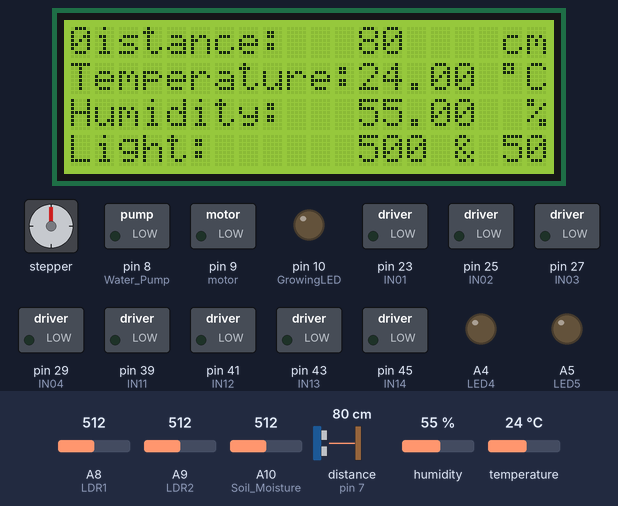
Bench run of a sketch on a simulated Arduino Mega 2560, built with avr-gcc and run on an emulated ATmega2560. On the bench: stepper motor, 20×4 character LCD, switched loads named in the sketch (green lamp = pin HIGH), output pins drawn as LEDs (lit = HIGH). Wiring (inferred from the names in the program): ultrasonic range finder: trigger pin 6; echo pin 7; stepper motor (200 steps per turn assumed): coils A0, A1, A2, A3. Inputs (shaded band) come from the test bench; at power-on: A8 (LDR1) = 512, humidity 55 %, A10 (Soil_Moisture) = 512, distance to the obstacle (sensor on pin 7) 80 cm, A9 (LDR2) = 512, temperature 24 °C. The echo pulse lasts 58.3 µs per cm; pins used as bus, display or sensor lines are not drawn; what the sketch prints to the serial monitor is not drawn.

Above: at 4.4 s.
4.5 s: A8 (LDR1) set to 112
At 16.8 s:
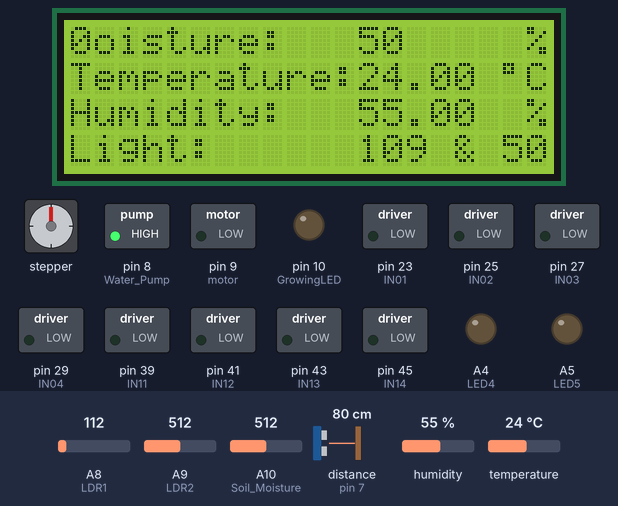
17.6 s: A8 (LDR1) set to 94
At 28.2 s:
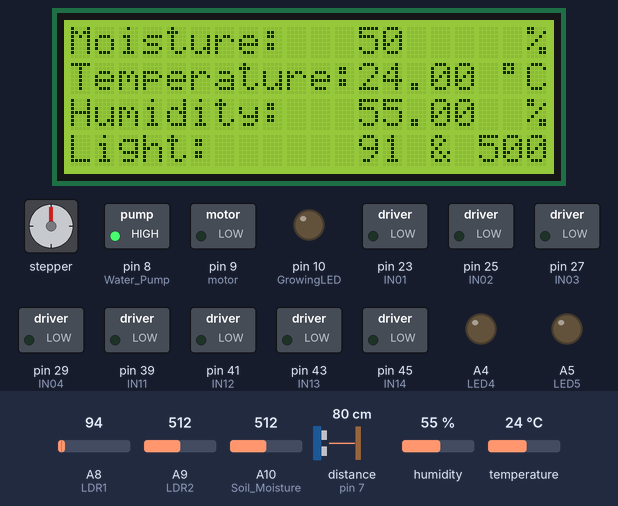
29.4 s: humidity set to 89 %
At 39.5 s:
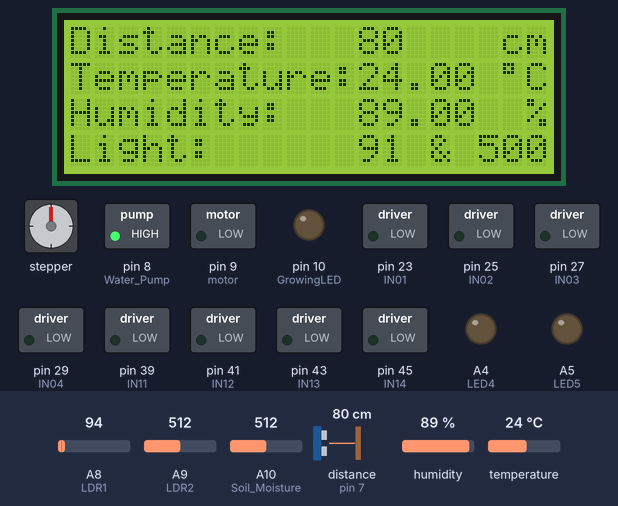
41.1 s: humidity set to 92 %
At 52.8 s:
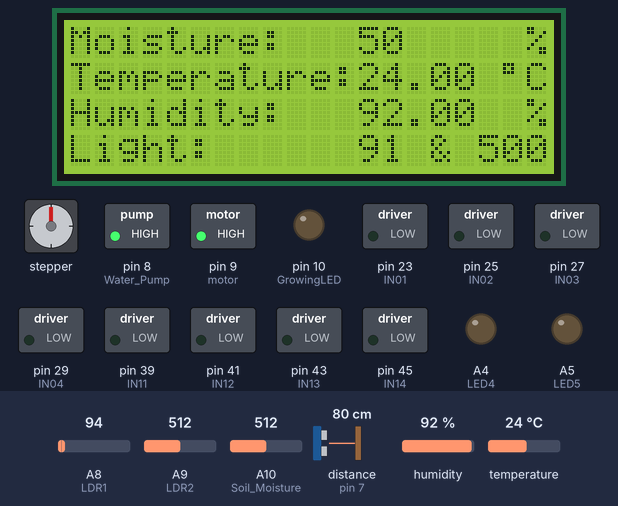
53.3 s: A10 (Soil_Moisture) set to 486
At 64.3 s:
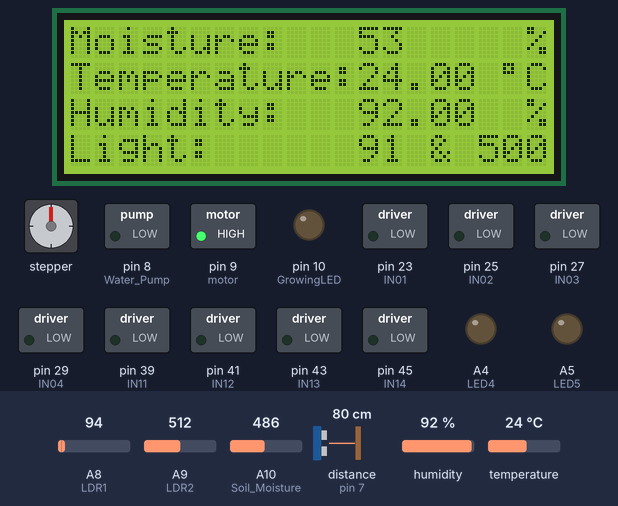
65.1 s: distance to the obstacle (sensor on pin 7) set to 2 cm
At 74.7 s:
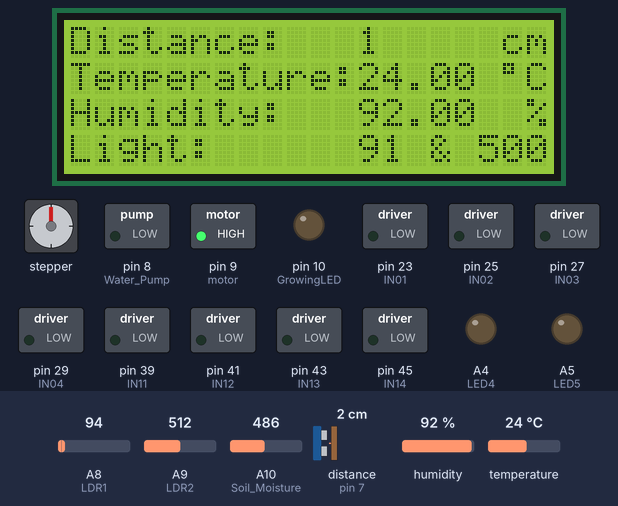
Timing chart, 0 to 76.2 s (numbered marks = the images above; inputs shaded):
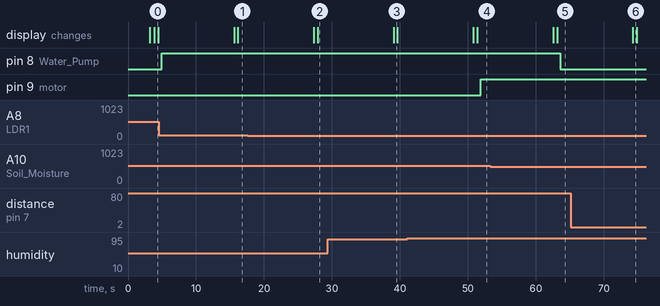

Measured:
- the behaviour switches between 103 and 102 on A8 (LDR1) (found by bisection; images 1 and 2)
- the behaviour switches between 90 and 91 % on humidity (found by bisection; images 3 and 4)
- the behaviour switches between 501 and 500 on A10 (Soil_Moisture) (found by bisection; images 4 and 5)
- after the input at 4.5 s, the display: first changes after 11.1 s (image 1 shows a later state)
- after the input at 17.6 s, the display: first changes after 9.7 s (image 2 shows a later state)
- after the input at 29.4 s, the display: changes after 9.7 s (image 3)
- after the input at 41.1 s, pin 9 (motor): LOW → HIGH after 10.8 s; the display: first changes after 9.7 s (image 4 shows a later state)
- after the input at 53.3 s, pin 8 (Water_Pump): HIGH → LOW after 10.3 s; the display: first differs from a run without the input after 9.8 s (image 5)
- after the input at 65.1 s, the display: changes after 9.2 s (image 6)

The sketch:

GreenhouseCodesNew.ino
```cpp
#include <DHT.h>
#include <SoftwareSerial.h>
#include <LiquidCrystal_I2C.h>
#include <Wire.h>

//SET VALUES
int Set_Temperature;
int Set_Humidity;
int Set_Moisture;
int Set_Light;

#define delimiter '>'
#define eof '*'

int cm;
int Moisture;
//INPUT PINS
//#define Soil_Moisture 7
#define DHT_pin 4
#define TRIGGER 6
#define ECHO 7
#define LDR1 A8
#define LDR2 A9
#define Soil_Moisture A10


#define POT_Temperature A9
#define POT_Humidity A10
#define POT_Moisture A11
#define POT_Light A12


//OUTPUT PINS ANALOG
#define LED0 A0 //SYSTEM RUNNING
#define LED1 A1 //HUMIDITY
#define LED2 A2 //TEMPERATURE
#define LED3 A3 //SOIL MOISTURE
#define LED4 A4 //LIGHT INTENSITY
#define LED5 A5 //WATER LEVEL


//OUTPUT PINS DIGITAL
#define Water_Pump 8
#define motor 9
#define GrowingLED 10
//#define Low_Water 29

//STEPPER MOTORS
#define IN01 23
#define IN02 25
#define IN03 27
#define IN04 29

#define IN11 39
#define IN12 41
#define IN13 43
#define IN14 45


//SET DHT SENSOR
#define DHTTYPE DHT11
DHT dht(DHT_pin, DHTTYPE);

//SET INTERNAL VARIABLE
int internal;
int state;
int distance;
float temperatureActual;
float humidityActual;
int light_Intensity_Actual_1;
int light_Intensity_Actual_2;
int moisture_Actual;
int moistPct;

LiquidCrystal_I2C lcd(0x27,20,4);
void setup(){
  lcd.init();
  lcd.backlight();
  lcd.begin(20, 4);
  lcd.setCursor(0,0);
  lcd.print("REMOTELY CONTROLLED");
  lcd.setCursor(4,1);
  lcd.print("GREENHOUSE");
  lcd.setCursor(0,2);
  lcd.print("1. VICTOR EPHRAIM");
  lcd.setCursor(0,3);
  lcd.print("2. DERICK KABYEMELA");
  delay(3000);

  Serial.begin(115200);

  dht.begin();

  pinMode(LDR1,INPUT);
  pinMode(LDR2,INPUT);

  pinMode(Soil_Moisture,INPUT);

  pinMode(LED0,OUTPUT);
  pinMode(LED1,OUTPUT);
  pinMode(LED2,OUTPUT);
  pinMode(LED3,OUTPUT);
  pinMode(LED4,OUTPUT);
  pinMode(LED5,OUTPUT);

  pinMode(Water_Pump,OUTPUT);
  pinMode(GrowingLED,OUTPUT);
  pinMode(motor,OUTPUT);

  pinMode(IN01,OUTPUT);
  pinMode(IN02,OUTPUT);
  pinMode(IN03,OUTPUT);
  pinMode(IN04,OUTPUT);

  pinMode(IN11,OUTPUT);
  pinMode(IN12,OUTPUT);
  pinMode(IN13,OUTPUT);
  pinMode(IN14,OUTPUT);

  pinMode(TRIGGER,OUTPUT);
  pinMode(ECHO,INPUT);

  analogWrite(LED0,255);//SYSTEM LED ON
  lcd.clear();
}

void loop() {
  String sendData;

  distance= readDistance();
  temperatureActual = dht.readTemperature();
  humidityActual = dht.readHumidity();
  light_Intensity_Actual_1 = map(analogRead(LDR1),0, 1023, 0 ,1000);
  light_Intensity_Actual_2 = map(analogRead(LDR2),0, 1023, 0 ,1000);
  moisture_Actual = analogRead(Soil_Moisture);
  moistPct = map(moisture_Actual,0,1023,100,0);

  lcd.begin(20, 4);
  lcd.setCursor(0,0);
  lcd.print("Distance: ");
  lcd.setCursor(12,0);
  lcd.print(distance);
  lcd.setCursor(18,0);
  lcd.print("cm");
  lcd.setCursor(0,1);
  lcd.print("Temperature: ");
  lcd.setCursor(12,1);
  lcd.print(temperatureActual);
  lcd.setCursor(18,1);
  lcd.print((char)223);
  lcd.print("C");
  lcd.setCursor(0,2);
  lcd.print("Humidity: ");
  lcd.setCursor(12,2);
  lcd.print(humidityActual);
  lcd.setCursor(19,2);
  lcd.print("%");
  lcd.setCursor(0,3);
  lcd.print("Light: ");
  lcd.setCursor(12,3);
  lcd.print(light_Intensity_Actual_1);
  lcd.print(" & ");
  lcd.print(light_Intensity_Actual_2);
  delay(500);
  lcd.clear();

  lcd.setCursor(0,0);
  lcd.print("Moisture: ");
  lcd.setCursor(12,0);
  lcd.print(moistPct);
  lcd.setCursor(19,0);
  lcd.print("%");
  lcd.setCursor(0,1);
  lcd.print("Temperature: ");
  lcd.setCursor(12,1);
  lcd.print(temperatureActual);
  lcd.setCursor(18,1);
  lcd.print((char)223);
  lcd.print("C");
  lcd.setCursor(0,2);
  lcd.print("Humidity: ");
  lcd.setCursor(12,2);
  lcd.print(humidityActual);
  lcd.setCursor(19,2);
  lcd.print("%");
  lcd.setCursor(0,3);
  lcd.print("Light: ");
  lcd.setCursor(12,3);
  lcd.print(light_Intensity_Actual_1);
  lcd.print(" & ");
  lcd.print(light_Intensity_Actual_2);
  delay(500);

//Water Level
  if(distance > 28){
    analogWrite(LED1,255);
  }
  else{
    analogWrite(LED1,0);
  }

//Moisture Level
  if(moisture_Actual > 500){
    digitalWrite(Water_Pump,HIGH);
  }
  else{
    digitalWrite(Water_Pump,LOW);
  }

//Light Intensity
  if(light_Intensity_Actual_1 < 20 && light_Intensity_Actual_2 < 20){
    digitalWrite(GrowingLED,HIGH);
  }
  else{
    digitalWrite(GrowingLED,LOW);
  }

//Humidity Control
  if(humidityActual > 90){
    digitalWrite(motor,HIGH);
    openWindow();
  }
  else{
    digitalWrite(motor,LOW);
    closeWindow();
  }
sendData = String(temperatureActual) + String(delimiter) + String(moistPct) + String(delimiter) + String(humidityActual) + String(eof) ;
  Serial.println(sendData);
 Serial.flush();
delay(10000);
 sendData = " ";
}
int readDistance(){
  //ULTRASONIC DISTANCE MEASURE
  long duration, inches, cm;
  pinMode(TRIGGER, OUTPUT);
  digitalWrite(TRIGGER, LOW);
  delayMicroseconds(2);
  digitalWrite(TRIGGER, HIGH);
  delayMicroseconds(10);
  digitalWrite(TRIGGER, LOW);
  pinMode(ECHO, INPUT);
  duration = pulseIn(ECHO, HIGH);
  inches = microsecondsToInches(duration);
  cm = microsecondsToCentimeters(duration);
  delay(500);
  return cm;

}
long microsecondsToInches(long microseconds)
{
 return microseconds / 74 / 2;
}

long microsecondsToCentimeters(long microseconds)
{
   return microseconds / 29 / 2;
}

void openWindow(){
  state =1;
    if((state ==1 )&& (internal == 1)){
     int loopOne =millis();
     int incrementLoopOne = loopOne+10000;
     for(loopOne;loopOne<incrementLoopOne;loopOne){
          digitalWrite(IN01,LOW);
          digitalWrite(IN02,LOW);
          digitalWrite(IN03,LOW);
          digitalWrite(IN04,HIGH);
          delay(5);
          digitalWrite(IN01,LOW);
          digitalWrite(IN02,LOW);
          digitalWrite(IN03,HIGH);
          digitalWrite(IN04,HIGH);
          delay(5);
          digitalWrite(IN01,LOW);
          digitalWrite(IN02,LOW);
          digitalWrite(IN03,HIGH);
          digitalWrite(IN04,LOW);
          delay(5);
          digitalWrite(IN01,LOW);
          digitalWrite(IN02,HIGH);
          digitalWrite(IN03,HIGH);
          digitalWrite(IN04,LOW);
          delay(5);
          digitalWrite(IN01,LOW);
          digitalWrite(IN02,HIGH);
          digitalWrite(IN03,LOW);
          digitalWrite(IN04,LOW);
          delay(5);
          digitalWrite(IN01,HIGH);
          digitalWrite(IN02,HIGH);
          digitalWrite(IN03,LOW);
          digitalWrite(IN04,LOW);
          delay(5);
          digitalWrite(IN01,HIGH);
          digitalWrite(IN02,LOW);
          digitalWrite(IN03,LOW);
          digitalWrite(IN04,LOW);
          delay(5);
          digitalWrite(IN01,HIGH);
          digitalWrite(IN02,LOW);
          digitalWrite(IN03,LOW);
          digitalWrite(IN04,HIGH);
          delay(5);
     }
     delay(200);
     internal = 0;
    }
}
void closeWindow(){

}
```
